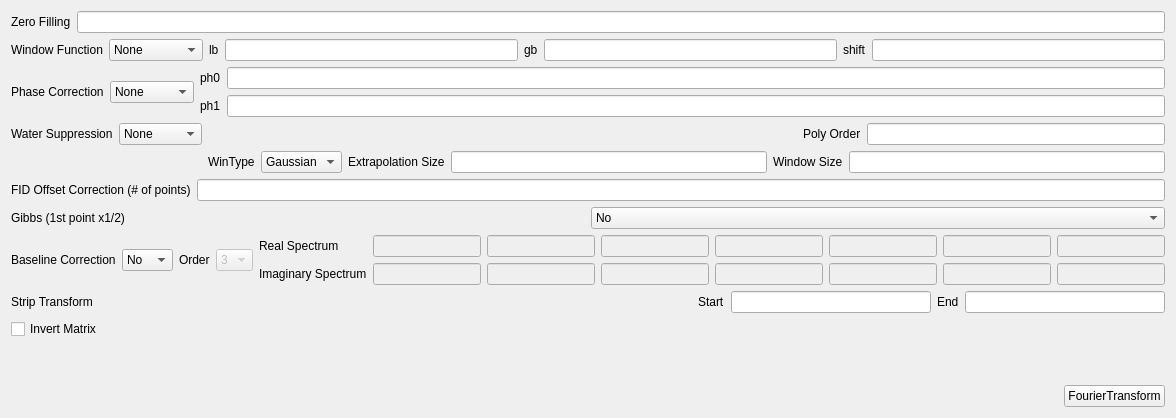
          <widget class="QWidget" name="dim1tab">
           <attribute name="title">
            <string>Dim1</string>
           </attribute>
           <layout class="QGridLayout" name="gridLayout_6">
            <item row="0" column="0" colspan="2">
             <layout class="QGridLayout" name="gridLayout_8">
              <item row="0" column="0">
               <layout class="QHBoxLayout" name="horizontalLayout_2">
                <item>
                 <widget class="QLabel" name="label_3">
                  <property name="text">
                   <string>Zero Filling</string>
                  </property>
                 </widget>
                </item>
                <item>
                 <widget class="QLineEdit" name="zeroFilling">
                  <property name="alignment">
                   <set>Qt::AlignRight|Qt::AlignTrailing|Qt::AlignVCenter</set>
                  </property>
                 </widget>
                </item>
               </layout>
              </item>
              <item row="1" column="0">
               <layout class="QHBoxLayout" name="horizontalLayout_3">
                <item>
                 <widget class="QLabel" name="label_4">
                  <property name="text">
                   <string>Window Function</string>
                  </property>
                 </widget>
                </item>
                <item>
                 <widget class="QComboBox" name="windowFunction">
                  <item>
                   <property name="text">
                    <string>None</string>
                   </property>
                  </item>
                  <item>
                   <property name="text">
                    <string>Exponential</string>
                   </property>
                  </item>
                  <item>
                   <property name="text">
                    <string>Gaussian</string>
                   </property>
                  </item>
                  <item>
                   <property name="text">
                    <string>Sine</string>
                   </property>
                  </item>
                  <item>
                   <property name="text">
                    <string>QSine</string>
                   </property>
                  </item>
                  <item>
                   <property name="text">
                    <string>SEM</string>
                   </property>
                  </item>
                 </widget>
                </item>
                <item>
                 <widget class="QLabel" name="label_5">
                  <property name="text">
                   <string>lb</string>
                  </property>
                 </widget>
                </item>
                <item>
                 <widget class="QLineEdit" name="lb">
                  <property name="alignment">
                   <set>Qt::AlignRight|Qt::AlignTrailing|Qt::AlignVCenter</set>
                  </property>
                 </widget>
                </item>
                <item>
                 <widget class="QLabel" name="label_6">
                  <property name="text">
                   <string>gb</string>
                  </property>
                 </widget>
                </item>
                <item>
                 <widget class="QLineEdit" name="gb">
                  <property name="alignment">
                   <set>Qt::AlignRight|Qt::AlignTrailing|Qt::AlignVCenter</set>
                  </property>
                 </widget>
                </item>
                <item>
                 <widget class="QLabel" name="label_7">
                  <property name="text">
                   <string>shift</string>
                  </property>
                 </widget>
                </item>
                <item>
                 <widget class="QLineEdit" name="ssb">
                  <property name="alignment">
                   <set>Qt::AlignRight|Qt::AlignTrailing|Qt::AlignVCenter</set>
                  </property>
                 </widget>
                </item>
               </layout>
              </item>
              <item row="2" column="0">
               <layout class="QHBoxLayout" name="horizontalLayout_7">
                <item>
                 <widget class="QLabel" name="label_13">
                  <property name="text">
                   <string>Phase Correction</string>
                  </property>
                 </widget>
                </item>
                <item>
                 <widget class="QComboBox" name="phaseCorrection">
                  <item>
                   <property name="text">
                    <string>None</string>
                   </property>
                  </item>
                  <item>
                   <property name="text">
                    <string>Manual</string>
                   </property>
                  </item>
                  <item>
                   <property name="text">
                    <string>Automatic</string>
                   </property>
                  </item>
                 </widget>
                </item>
                <item>
                 <layout class="QVBoxLayout" name="verticalLayout_2">
                  <item>
                   <layout class="QHBoxLayout" name="horizontalLayout_8">
                    <item>
                     <widget class="QLabel" name="label_14">
                      <property name="text">
                       <string>ph0</string>
                      </property>
                     </widget>
                    </item>
                    <item>
                     <widget class="QLineEdit" name="ph0">
                      <property name="alignment">
                       <set>Qt::AlignRight|Qt::AlignTrailing|Qt::AlignVCenter</set>
                      </property>
                     </widget>
                    </item>
                   </layout>
                  </item>
                  <item>
                   <layout class="QHBoxLayout" name="horizontalLayout_9">
                    <item>
                     <widget class="QLabel" name="label_15">
                      <property name="text">
                       <string>ph1</string>
                      </property>
                     </widget>
                    </item>
                    <item>
                     <widget class="QLineEdit" name="ph1">
                      <property name="alignment">
                       <set>Qt::AlignRight|Qt::AlignTrailing|Qt::AlignVCenter</set>
                      </property>
                     </widget>
                    </item>
                   </layout>
                  </item>
                 </layout>
                </item>
               </layout>
              </item>
              <item row="3" column="0">
               <layout class="QHBoxLayout" name="horizontalLayout_4">
                <item>
                 <layout class="QVBoxLayout" name="verticalLayout_3">
                  <item>
                   <layout class="QHBoxLayout" name="horizontalLayout_14">
                    <item>
                     <widget class="QLabel" name="label_8">
                      <property name="text">
                       <string>Water Suppression</string>
                      </property>
                     </widget>
                    </item>
                    <item>
                     <widget class="QComboBox" name="waterSuppression">
                      <item>
                       <property name="text">
                        <string>None</string>
                       </property>
                      </item>
                      <item>
                       <property name="text">
                        <string>Conv</string>
                       </property>
                      </item>
                      <item>
                       <property name="text">
                        <string>Poly</string>
                       </property>
                      </item>
                      <item>
                       <property name="text">
                        <string>WaveWat</string>
                       </property>
                      </item>
                     </widget>
                    </item>
                   </layout>
                  </item>
                  <item>
                   <widget class="QLabel" name="label_18">
                    <property name="text">
                     <string/>
                    </property>
                   </widget>
                  </item>
                 </layout>
                </item>
                <item>
                 <layout class="QVBoxLayout" name="verticalLayout">
                  <item>
                   <layout class="QHBoxLayout" name="horizontalLayout_5">
                    <item>
                     <spacer name="horizontalSpacer_4">
                      <property name="orientation">
                       <enum>Qt::Horizontal</enum>
                      </property>
                      <property name="sizeHint" stdset="0">
                       <size>
                        <width>40</width>
                        <height>20</height>
                       </size>
                      </property>
                     </spacer>
                    </item>
                    <item>
                     <spacer name="horizontalSpacer_3">
                      <property name="orientation">
                       <enum>Qt::Horizontal</enum>
                      </property>
                      <property name="sizeHint" stdset="0">
                       <size>
                        <width>40</width>
                        <height>20</height>
                       </size>
                      </property>
                     </spacer>
                    </item>
                    <item>
                     <widget class="QLabel" name="label_9">
                      <property name="text">
                       <string>Poly Order</string>
                      </property>
                     </widget>
                    </item>
                    <item>
                     <widget class="QLineEdit" name="polyOrder">
                      <property name="alignment">
                       <set>Qt::AlignRight|Qt::AlignTrailing|Qt::AlignVCenter</set>
                      </property>
                     </widget>
                    </item>
                   </layout>
                  </item>
                  <item>
                   <layout class="QHBoxLayout" name="horizontalLayout_6">
                    <item>
                     <widget class="QLabel" name="label_10">
                      <property name="text">
                       <string>WinType</string>
                      </property>
                     </widget>
                    </item>
                    <item>
                     <widget class="QComboBox" name="winType">
                      <item>
                       <property name="text">
                        <string>Gaussian</string>
                       </property>
                      </item>
                      <item>
                       <property name="text">
                        <string>Sine</string>
                       </property>
                      </item>
                     </widget>
                    </item>
                    <item>
                     <widget class="QLabel" name="label_11">
                      <property name="text">
                       <string>Extrapolation Size</string>
                      </property>
                     </widget>
                    </item>
                    <item>
                     <widget class="QLineEdit" name="extrapolationSize">
                      <property name="alignment">
                       <set>Qt::AlignRight|Qt::AlignTrailing|Qt::AlignVCenter</set>
                      </property>
                     </widget>
                    </item>
                    <item>
                     <widget class="QLabel" name="label_12">
                      <property name="text">
                       <string>Window Size</string>
                      </property>
                     </widget>
                    </item>
                    <item>
                     <widget class="QLineEdit" name="windowSize">
                      <property name="alignment">
                       <set>Qt::AlignRight|Qt::AlignTrailing|Qt::AlignVCenter</set>
                      </property>
                     </widget>
                    </item>
                   </layout>
                  </item>
                 </layout>
                </item>
               </layout>
              </item>
              <item row="4" column="0">
               <layout class="QHBoxLayout" name="horizontalLayout_10">
                <item>
                 <widget class="QLabel" name="label_16">
                  <property name="text">
                   <string>FID Offset Correction (# of points)</string>
                  </property>
                 </widget>
                </item>
                <item>
                 <widget class="QLineEdit" name="fidOffsetCorrection">
                  <property name="alignment">
                   <set>Qt::AlignRight|Qt::AlignTrailing|Qt::AlignVCenter</set>
                  </property>
                 </widget>
                </item>
               </layout>
              </item>
              <item row="5" column="0">
               <layout class="QHBoxLayout" name="horizontalLayout_11">
                <item>
                 <widget class="QLabel" name="label_17">
                  <property name="text">
                   <string>Gibbs (1st point x1/2)</string>
                  </property>
                 </widget>
                </item>
                <item>
                 <widget class="QComboBox" name="gibbs">
                  <item>
                   <property name="text">
                    <string>No</string>
                   </property>
                  </item>
                  <item>
                   <property name="text">
                    <string>Yes</string>
                   </property>
                  </item>
                 </widget>
                </item>
               </layout>
              </item>
             </layout>
            </item>
            <item row="1" column="0" colspan="2">
             <layout class="QHBoxLayout" name="horizontalLayout_32">
              <item>
               <widget class="QLabel" name="label_51">
                <property name="text">
                 <string>Baseline Correction</string>
                </property>
               </widget>
              </item>
              <item>
               <widget class="QComboBox" name="baselineCorrection">
                <item>
                 <property name="text">
                  <string>No</string>
                 </property>
                </item>
                <item>
                 <property name="text">
                  <string>Yes</string>
                 </property>
                </item>
               </widget>
              </item>
              <item>
               <widget class="QLabel" name="label_52">
                <property name="text">
                 <string>Order</string>
                </property>
               </widget>
              </item>
              <item>
               <widget class="QComboBox" name="baselineOrder">
                <property name="enabled">
                 <bool>false</bool>
                </property>
                <property name="currentIndex">
                 <number>3</number>
                </property>
                <item>
                 <property name="text">
                  <string>0</string>
                 </property>
                </item>
                <item>
                 <property name="text">
                  <string>1</string>
                 </property>
                </item>
                <item>
                 <property name="text">
                  <string>2</string>
                 </property>
                </item>
                <item>
                 <property name="text">
                  <string>3</string>
                 </property>
                </item>
                <item>
                 <property name="text">
                  <string>4</string>
                 </property>
                </item>
                <item>
                 <property name="text">
                  <string>5</string>
                 </property>
                </item>
                <item>
                 <property name="text">
                  <string>6</string>
                 </property>
                </item>
               </widget>
              </item>
              <item>
               <layout class="QVBoxLayout" name="verticalLayout_7">
                <item>
                 <widget class="QLabel" name="label_54">
                  <property name="text">
                   <string>Real Spectrum</string>
                  </property>
                 </widget>
                </item>
                <item>
                 <widget class="QLabel" name="label_53">
                  <property name="text">
                   <string>Imaginary Spectrum</string>
                  </property>
                 </widget>
                </item>
               </layout>
              </item>
              <item>
               <layout class="QVBoxLayout" name="verticalLayout_6">
                <item>
                 <layout class="QHBoxLayout" name="horizontalLayout_33">
                  <item>
                   <widget class="QLineEdit" name="rSpc_p0">
                    <property name="enabled">
                     <bool>false</bool>
                    </property>
                    <property name="layoutDirection">
                     <enum>Qt::LeftToRight</enum>
                    </property>
                    <property name="alignment">
                     <set>Qt::AlignRight|Qt::AlignTrailing|Qt::AlignVCenter</set>
                    </property>
                   </widget>
                  </item>
                  <item>
                   <widget class="QLineEdit" name="rSpc_p1">
                    <property name="enabled">
                     <bool>false</bool>
                    </property>
                    <property name="layoutDirection">
                     <enum>Qt::LeftToRight</enum>
                    </property>
                    <property name="alignment">
                     <set>Qt::AlignRight|Qt::AlignTrailing|Qt::AlignVCenter</set>
                    </property>
                   </widget>
                  </item>
                  <item>
                   <widget class="QLineEdit" name="rSpc_p2">
                    <property name="enabled">
                     <bool>false</bool>
                    </property>
                    <property name="layoutDirection">
                     <enum>Qt::LeftToRight</enum>
                    </property>
                    <property name="alignment">
                     <set>Qt::AlignRight|Qt::AlignTrailing|Qt::AlignVCenter</set>
                    </property>
                   </widget>
                  </item>
                  <item>
                   <widget class="QLineEdit" name="rSpc_p3">
                    <property name="enabled">
                     <bool>false</bool>
                    </property>
                    <property name="layoutDirection">
                     <enum>Qt::LeftToRight</enum>
                    </property>
                    <property name="alignment">
                     <set>Qt::AlignRight|Qt::AlignTrailing|Qt::AlignVCenter</set>
                    </property>
                   </widget>
                  </item>
                  <item>
                   <widget class="QLineEdit" name="rSpc_p4">
                    <property name="enabled">
                     <bool>false</bool>
                    </property>
                    <property name="layoutDirection">
                     <enum>Qt::LeftToRight</enum>
                    </property>
                    <property name="alignment">
                     <set>Qt::AlignRight|Qt::AlignTrailing|Qt::AlignVCenter</set>
                    </property>
                   </widget>
                  </item>
                  <item>
                   <widget class="QLineEdit" name="rSpc_p5">
                    <property name="enabled">
                     <bool>false</bool>
                    </property>
                    <property name="layoutDirection">
                     <enum>Qt::LeftToRight</enum>
                    </property>
                    <property name="alignment">
                     <set>Qt::AlignRight|Qt::AlignTrailing|Qt::AlignVCenter</set>
                    </property>
                   </widget>
                  </item>
                  <item>
                   <widget class="QLineEdit" name="rSpc_p6">
                    <property name="enabled">
                     <bool>false</bool>
                    </property>
                    <property name="layoutDirection">
                     <enum>Qt::LeftToRight</enum>
                    </property>
                    <property name="alignment">
                     <set>Qt::AlignRight|Qt::AlignTrailing|Qt::AlignVCenter</set>
                    </property>
                   </widget>
                  </item>
                 </layout>
                </item>
                <item>
                 <layout class="QHBoxLayout" name="horizontalLayout_35">
                  <item>
                   <widget class="QLineEdit" name="iSpc_p0">
                    <property name="enabled">
                     <bool>false</bool>
                    </property>
                    <property name="layoutDirection">
                     <enum>Qt::LeftToRight</enum>
                    </property>
                    <property name="alignment">
                     <set>Qt::AlignRight|Qt::AlignTrailing|Qt::AlignVCenter</set>
                    </property>
                   </widget>
                  </item>
                  <item>
                   <widget class="QLineEdit" name="iSpc_p1">
                    <property name="enabled">
                     <bool>false</bool>
                    </property>
                    <property name="layoutDirection">
                     <enum>Qt::LeftToRight</enum>
                    </property>
                    <property name="alignment">
                     <set>Qt::AlignRight|Qt::AlignTrailing|Qt::AlignVCenter</set>
                    </property>
                   </widget>
                  </item>
                  <item>
                   <widget class="QLineEdit" name="iSpc_p2">
                    <property name="enabled">
                     <bool>false</bool>
                    </property>
                    <property name="layoutDirection">
                     <enum>Qt::LeftToRight</enum>
                    </property>
                    <property name="alignment">
                     <set>Qt::AlignRight|Qt::AlignTrailing|Qt::AlignVCenter</set>
                    </property>
                   </widget>
                  </item>
                  <item>
                   <widget class="QLineEdit" name="iSpc_p3">
                    <property name="enabled">
                     <bool>false</bool>
                    </property>
                    <property name="layoutDirection">
                     <enum>Qt::LeftToRight</enum>
                    </property>
                    <property name="alignment">
                     <set>Qt::AlignRight|Qt::AlignTrailing|Qt::AlignVCenter</set>
                    </property>
                   </widget>
                  </item>
                  <item>
                   <widget class="QLineEdit" name="iSpc_p4">
                    <property name="enabled">
                     <bool>false</bool>
                    </property>
                    <property name="layoutDirection">
                     <enum>Qt::LeftToRight</enum>
                    </property>
                    <property name="alignment">
                     <set>Qt::AlignRight|Qt::AlignTrailing|Qt::AlignVCenter</set>
                    </property>
                   </widget>
                  </item>
                  <item>
                   <widget class="QLineEdit" name="iSpc_p5">
                    <property name="enabled">
                     <bool>false</bool>
                    </property>
                    <property name="layoutDirection">
                     <enum>Qt::LeftToRight</enum>
                    </property>
                    <property name="alignment">
                     <set>Qt::AlignRight|Qt::AlignTrailing|Qt::AlignVCenter</set>
                    </property>
                   </widget>
                  </item>
                  <item>
                   <widget class="QLineEdit" name="iSpc_p6">
                    <property name="enabled">
                     <bool>false</bool>
                    </property>
                    <property name="layoutDirection">
                     <enum>Qt::LeftToRight</enum>
                    </property>
                    <property name="alignment">
                     <set>Qt::AlignRight|Qt::AlignTrailing|Qt::AlignVCenter</set>
                    </property>
                   </widget>
                  </item>
                 </layout>
                </item>
               </layout>
              </item>
             </layout>
            </item>
            <item row="2" column="0" colspan="2">
             <layout class="QHBoxLayout" name="horizontalLayout_52">
              <item>
               <widget class="QLabel" name="label_58">
                <property name="text">
                 <string>Strip Transform</string>
                </property>
               </widget>
              </item>
              <item>
               <spacer name="horizontalSpacer_37">
                <property name="orientation">
                 <enum>Qt::Horizontal</enum>
                </property>
                <property name="sizeHint" stdset="0">
                 <size>
                  <width>40</width>
                  <height>20</height>
                 </size>
                </property>
               </spacer>
              </item>
              <item>
               <spacer name="horizontalSpacer_38">
                <property name="orientation">
                 <enum>Qt::Horizontal</enum>
                </property>
                <property name="sizeHint" stdset="0">
                 <size>
                  <width>40</width>
                  <height>20</height>
                 </size>
                </property>
               </spacer>
              </item>
              <item>
               <spacer name="horizontalSpacer_39">
                <property name="orientation">
                 <enum>Qt::Horizontal</enum>
                </property>
                <property name="sizeHint" stdset="0">
                 <size>
                  <width>40</width>
                  <height>20</height>
                 </size>
                </property>
               </spacer>
              </item>
              <item>
               <widget class="QLabel" name="label_65">
                <property name="text">
                 <string>Start</string>
                </property>
               </widget>
              </item>
              <item>
               <widget class="QLineEdit" name="stripTransformStart">
                <property name="alignment">
                 <set>Qt::AlignRight|Qt::AlignTrailing|Qt::AlignVCenter</set>
                </property>
               </widget>
              </item>
              <item>
               <widget class="QLabel" name="label_71">
                <property name="text">
                 <string>End</string>
                </property>
               </widget>
              </item>
              <item>
               <widget class="QLineEdit" name="stripTransformEnd">
                <property name="alignment">
                 <set>Qt::AlignRight|Qt::AlignTrailing|Qt::AlignVCenter</set>
                </property>
               </widget>
              </item>
             </layout>
            </item>
            <item row="4" column="0">
             <spacer name="verticalSpacer">
              <property name="orientation">
               <enum>Qt::Vertical</enum>
              </property>
              <property name="sizeHint" stdset="0">
               <size>
                <width>20</width>
                <height>40</height>
               </size>
              </property>
             </spacer>
            </item>
            <item row="5" column="0" colspan="2">
             <layout class="QHBoxLayout" name="horizontalLayout_12">
              <item>
               <spacer name="horizontalSpacer_10">
                <property name="orientation">
                 <enum>Qt::Horizontal</enum>
                </property>
                <property name="sizeHint" stdset="0">
                 <size>
                  <width>40</width>
                  <height>20</height>
                 </size>
                </property>
               </spacer>
              </item>
              <item>
               <widget class="QPushButton" name="fourierTransformButton">
                <property name="text">
                 <string>FourierTransform</string>
                </property>
               </widget>
              </item>
             </layout>
            </item>
            <item row="3" column="0" colspan="2">
             <layout class="QHBoxLayout" name="horizontalLayout_53">
              <item>
               <widget class="QCheckBox" name="invertMatrix_1">
                <property name="text">
                 <string>Invert Matrix</string>
                </property>
               </widget>
              </item>
              <item>
               <spacer name="horizontalSpacer_25">
                <property name="orientation">
                 <enum>Qt::Horizontal</enum>
                </property>
                <property name="sizeHint" stdset="0">
                 <size>
                  <width>40</width>
                  <height>20</height>
                 </size>
                </property>
               </spacer>
              </item>
             </layout>
            </item>
           </layout>
          </widget>
